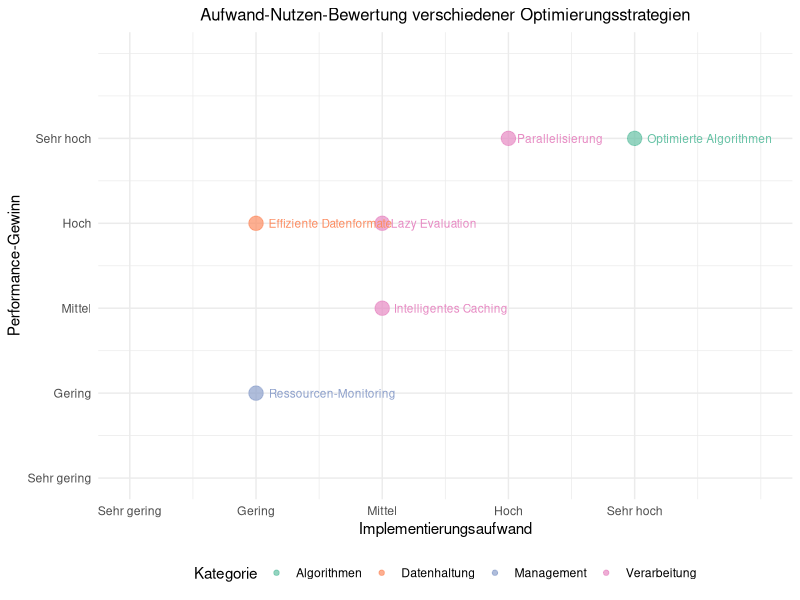

Source code (R):
## ---- chunk 1
#| label: tbl-fdz-infrastructure
#| tbl-cap: "Technische Ausstattung des FDZ-Bund (beispielhafte Konfiguration)"
#| echo: false

library(kableExtra)

infra_data <- data.frame(
  Komponente = c("Rechenknoten (Standard)", "Rechenknoten (High-Memory)", 
                 "Speichersystem", "Netzwerk", "Backup-System"),
  Spezifikation = c("2x Intel Xeon Gold 6248R (48 Kerne), 384 GB RAM",
                   "2x Intel Xeon Platinum 8280 (56 Kerne), 1,5 TB RAM",
                   "NAS-System mit 500 TB nutzbarem Speicher",
                   "10 Gbit/s Ethernet, InfiniBand für parallele Operationen",
                   "Tägliches Backup, räumlich getrennte Archivierung"),
  Anzahl = c("12", "4", "1", "-", "-")
)

kbl(infra_data, 
    format = "latex",
    align = c("l", "l", "c"),
    booktabs = TRUE,
    col.names = c("Komponente", "Spezifikation", "Anzahl")) |>
  kable_styling(latex_options = c("hold_position"),
                full_width = TRUE)
## ---- chunk 2
#| label: fig-optimization-strategies
#| fig-cap: "Strategien zur Performanz-Optimierung im FDZ-Bund"
#| echo: false
#| warning: false
#| fig-width: 10
#| fig-height: 5

library(ggplot2)
library(dplyr)

strategies <- data.frame(
  Strategie = c("Effiziente Datenformate", "Lazy Evaluation", 
                "Parallelisierung", "Intelligentes Caching",
                "Optimierte Algorithmen", "Ressourcen-Monitoring"),
  Aufwand = c(2, 3, 4, 3, 5, 2),
  Nutzen = c(4, 4, 5, 3, 5, 2),
  Kategorie = c("Datenhaltung", "Verarbeitung", "Verarbeitung", 
                "Verarbeitung", "Algorithmen", "Management")
)

ggplot(strategies, aes(x = Aufwand, y = Nutzen, color = Kategorie, size = 3)) +
  geom_point(alpha = 0.7) +
  geom_text(aes(label = Strategie), hjust = -0.1, size = 3, show.legend = FALSE) +
  scale_x_continuous(limits = c(1, 6), breaks = 1:5, 
                     labels = c("Sehr gering", "Gering", "Mittel", "Hoch", "Sehr hoch")) +
  scale_y_continuous(limits = c(1, 6), breaks = 1:5,
                     labels = c("Sehr gering", "Gering", "Mittel", "Hoch", "Sehr hoch")) +
  scale_color_brewer(type = "qual", palette = "Set2") +
  labs(
    title = "Aufwand-Nutzen-Bewertung verschiedener Optimierungsstrategien",
    x = "Implementierungsaufwand",
    y = "Performance-Gewinn",
    color = "Kategorie"
  ) +
  theme_minimal() +
  theme(
    plot.title = element_text(size = 12, hjust = 0.5),
    legend.position = "bottom"
  ) +
  guides(size = "none")
